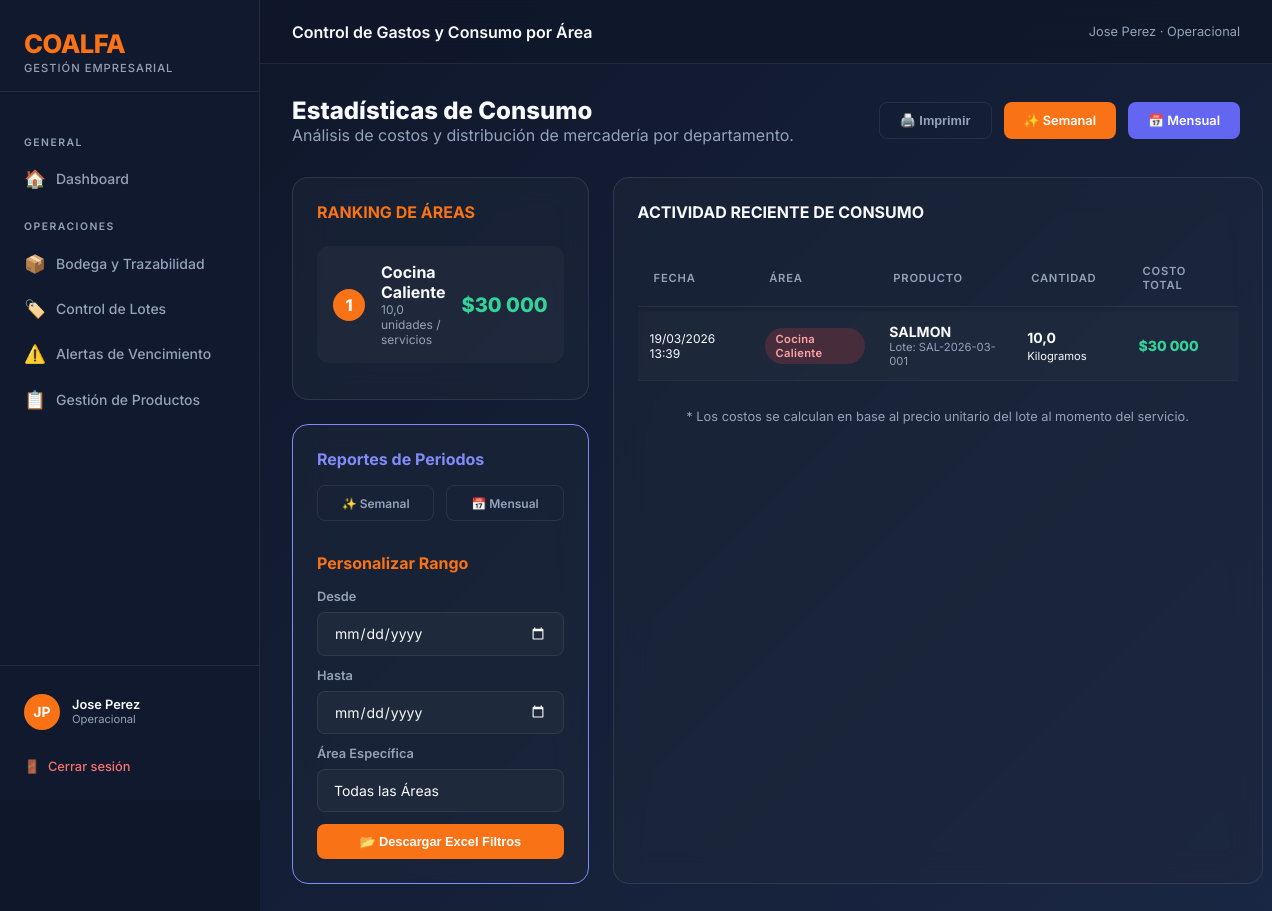
Page /inventario/consumo/ (signed in) on the earlier database version.
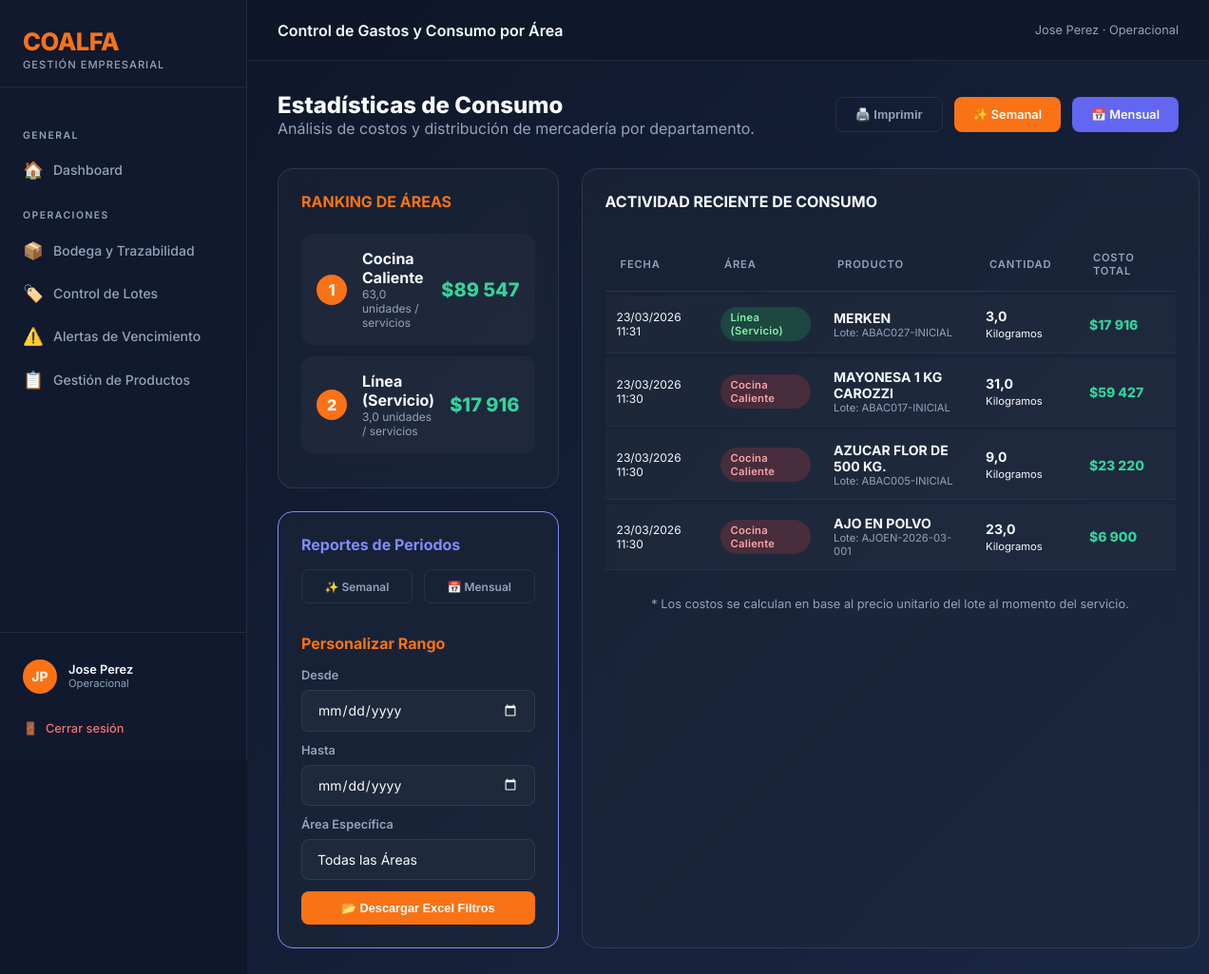
Same page on the later database version.
### inventario/models.py (models this page shows, shortened)
class RegistroServicio(models.Model):
    lote = models.ForeignKey(Lote, on_delete=models.CASCADE, related_name="servicios")
    cantidad_servida = models.FloatField()
    area = models.CharField(max_length=30, choices=Lote.UBICACION_CHOICES, default="LINEA")
    costo_total = models.FloatField(default=0, help_text="Costo calculado (cantidad * precio_unitario del lote)")
    responsable = models.CharField(max_length=100, blank=True)
    fecha = models.DateTimeField(auto_now_add=True)
    observaciones = models.TextField(blank=True)
    class Meta:
        verbose_name = "Registro de Servicio"
        verbose_name_plural = "Registros de Servicio"
        ordering = ["-fecha"]

class Lote(models.Model):
    UBICACION_CHOICES = [
        ("BODEGA", "Bodega"),
        ("COCINA_FRIA", "Cocina Fría"),
        ("COCINA_CALIENTE", "Cocina Caliente"),
        ("REPOSTERIA", "Repostería"),
        ("PANADERIA", "Panadería"),
        ("COLACION", "Colación"),
        ("LINEA", "Línea (Servicio)"),
        ("OTRO", "Otro"),
    ]
    ESTADO_CHOICES = [
        ("ACTIVO", "Activo"),
        ("CONSUMIDO", "Consumido"),
        ("VENCIDO", "Vencido"),
        ("DESCARTADO", "Descartado"),
    ]
    PROCESO_CHOICES = [
        ("RECEPCION", "Recepción de Bodega"),
        ("MARINADO", "Marinado"),
        ("PORCIONADO", "Porcionado"),
        ("COCCION", "Cocción"),
        ("PREPARACION", "Preparación / Mezcla"),
        ("HORNEADO", "Horneado"),
        ("ENFRIADO", "Enfriado"),
        ("OTRO", "Otro"),
    ]
    producto = models.ForeignKey(Producto, on_delete=models.PROTECT, related_name="lotes")
    proveedor = models.ForeignKey(
        Proveedor, on_delete=models.SET_NULL, null=True, blank=True, related_name="lotes"
    )
    numero_lote = models.CharField(max_length=60, unique=True, blank=True)
    numero_lote_proveedor = models.CharField(
        max_length=80, blank=True, verbose_name="Lote del Proveedor"
    )
    numero_guia = models.CharField(
        max_length=80, blank=True, verbose_name="Nº Guía / Factura"
    )
    cantidad = models.FloatField()
    precio_unitario = models.FloatField(default=0, help_text="Costo por unidad de medida")
    fecha_recepcion = models.DateField()
    fecha_vencimiento = models.DateField()
    temperatura_recepcion = models.FloatField(
        null=True, blank=True, verbose_name="Temperatura recepción (°C)"
    )
    proceso = models.CharField(
        max_length=20,
        choices=PROCESO_CHOICES,
        default="RECEPCION",
        verbose_name="Proceso de origen",
    )
    lotes_padres = models.ManyToManyField(
        "self",
        symmetrical=False,
        blank=True,
        related_name="lotes_hijos",
        verbose_name="Lotes de origen (insumos)",
    )
    ubicacion_actual = models.CharField(
        max_length=30, choices=UBICACION_CHOICES, default="BODEGA"
    )
    ubicacion_detalle = models.CharField(
        max_length=100, blank=True, help_text="Ej: Pasillo 2, Estante B"
    )
    estado = models.CharField(
        max_length=12, choices=ESTADO_CHOICES, default="ACTIVO", db_index=True
    )
    responsable_registro = models.CharField(
        max_length=100, blank=True, verbose_name="Responsable de registro"
    )
    observaciones = models.TextField(blank=True)
    fecha_registro = models.DateTimeField(auto_now_add=True)
    class Meta:
        verbose_name = "Lote"
        verbose_name_plural = "Lotes"
        ordering = ["fecha_vencimiento"]

class Producto(models.Model):
    UNIDAD_CHOICES = [
        ("KG", "Kilogramos"),
        ("G", "Gramos"),
        ("L", "Litros"),
        ("ML", "Mililitros"),
        ("UN", "Unidades"),
        ("CAJA", "Cajas"),
    ]
    CATEGORIA_CHOICES = [
        ("ABARROTES", "Abarrotes"),
        ("CARNES", "Carnes y Aves"),
        ("PESCADOS", "Pescados y Mariscos"),
        ("LACTEOS", "Lácteos y Huevos"),
        ("FRUTAS", "Frutas y Verduras"),
        ("CONGELADOS", "Congelados"),
        ("BEBIDAS", "Bebidas"),
        ("LIMPIEZA", "Aseo y Limpieza"),
        ("VESTUARIO", "Vestuario / Ropa"),
        ("EPP", "Elementos de Protección Personal"),
        ("OTRO", "Otros"),
    ]
    nombre = models.CharField(max_length=150)
    talla = models.CharField(max_length=50, blank=True)
    descripcion = models.TextField(blank=True)
    categoria = models.CharField(max_length=20, choices=CATEGORIA_CHOICES, default="OTRO")
    unidad_medida = models.CharField(max_length=5, choices=UNIDAD_CHOICES, default="KG")
    stock_minimo = models.FloatField(default=0, help_text="Alerta cuando el stock total baje de este valor")
    temperatura_min = models.FloatField(null=True, blank=True, help_text="°C (opcional)")
    temperatura_max = models.FloatField(null=True, blank=True, help_text="°C (opcional)")
    class Meta:
        verbose_name = "Producto"
        verbose_name_plural = "Productos"
        ordering = ["nombre"]
        unique_together = ["nombre", "talla"]

### inventario/views.py (the view)
# urls.py: path("consumo/", views.resumen_consumo, name="inventario_resumen_consumo"),
@operacional_required
def resumen_consumo(request):
    ranking = RegistroServicio.objects.values('area').annotate(
        total_gastado=Sum('costo_total'),
        total_productos=Sum('cantidad_servida')
    ).order_by('-total_gastado')
    ubicaciones_dict = dict(Lote.UBICACION_CHOICES)
    for r in ranking:
        r['area_label'] = ubicaciones_dict.get(r['area'], r['area'])
    ultimos_consumos = RegistroServicio.objects.select_related('lote', 'lote__producto').order_by('-fecha')[:20]
    return render(request, "inventario/resumen_consumo.html", {
        "ranking": ranking,
        "ultimos_consumos": ultimos_consumos,
        "ubicaciones": Lote.UBICACION_CHOICES,
    })

### coalfa/context_processors.py (called while the page is built)
def solicitudes_pendientes(request):
    if request.user.is_authenticated and getattr(request.user, 'rol', None) == 'ADMIN':
        count = Usuario.objects.filter(solicitud_pendiente=True).count()
        return {'solicitudes_count': count}
    return {}

### coalfa/models.py (called while the page is built)
    def get_full_name(self):
        return f"{self.nombre} {self.apellido}"

### inventario/templates/inventario/resumen_consumo.html (shortened to what the changed rows need)
{% extends 'base.html' %}
{% load humanize %}
{% block content %}
<div style="display: flex; justify-content: space-between; align-items: center; margin-bottom: 2rem;">
    <div>
        <h2 style="font-size: 1.5rem; font-weight: 800;">Estadísticas de Consumo</h2>
    </div>
</div>
<div style="display: grid; grid-template-columns: 1fr 2fr; gap: 1.5rem;">
    <div>
        <div class="glass-card">
            {% for r in ranking %}
            <div class="rank-item">
                <div class="rank-number">{{ forloop.counter }}</div>
                <div class="rank-details">
                    <div style="font-weight: 700;">{{ r.area_label }}</div>
                    <div style="font-size: 0.75rem; color: var(--text-muted);">{{ r.total_productos|floatformat:1 }} unidades / servicios</div>
                </div>
                <div class="rank-value">${{ r.total_gastado|floatformat:0|intcomma }}</div>
            </div>
            {% empty %}
            <p style="color: var(--text-muted);">No hay datos de consumo registrados.</p>
            {% endfor %}
        </div>
    </div>
    <div class="glass-card">
        <table class="table-enterprise">
            <thead>
                <tr style="color: var(--text-muted); font-size: 0.7rem; text-transform: uppercase;">
                    <th>Fecha</th>
                    <th>Área</th>
                    <th>Producto</th>
                    <th>Cantidad</th>
                    <th>Costo Total</th>
                </tr>
            </thead>
            <tbody>
                {% for c in ultimos_consumos %}
                <tr>
                    <td style="font-size: 0.75rem;">{{ c.fecha|date:"d/m/Y H:i" }}</td>
                    <td><span class="badge badge-{{ c.area|lower }}">{{ c.get_area_display }}</span></td>
                    <td>
                        <div style="font-weight: 700;">{{ c.lote.producto.nombre }}</div>
                        <div style="font-size: 0.7rem; color: var(--text-muted);">Lote: {{ c.lote.numero_lote }}</div>
                    </td>
                    <td style="font-weight: 700;">{{ c.cantidad_servida }} <span style="font-weight: 400; font-size: 0.7rem;">{{ c.lote.producto.get_unidad_medida_display }}</span></td>
                    <td style="color: var(--success); font-weight: 800;">${{ c.costo_total|floatformat:0|intcomma }}</td>
                </tr>
                {% empty %}
                <tr><td colspan="5" style="text-align:center; padding: 2rem;">No hay registros recientes.</td></tr>
                {% endfor %}
            </tbody>
        </table>
    </div>
</div>
{% endblock %}

Differences in the rows shown:
removed RegistroServicio: fecha "19/03/2026 13:39", area "Cocina Caliente", lote.producto.nombre "SALMON", lote.numero_lote "SAL-2026-03-001", cantidad_servida "10,0", lote.producto.unidad_medida "Kilogramos", costo_total "30 000"
added RegistroServicio: fecha "23/03/2026 11:31", area "Línea (Servicio)", lote.producto.nombre "MERKEN", lote.numero_lote "ABAC027-INICIAL", cantidad_servida "3,0", lote.producto.unidad_medida "Kilogramos", costo_total "17 916"
added RegistroServicio: fecha "23/03/2026 11:30", area "Cocina Caliente", lote.producto.nombre "MAYONESA 1 KG CAROZZI", lote.numero_lote "ABAC017-INICIAL", cantidad_servida "31,0", lote.producto.unidad_medida "Kilogramos", costo_total "59 427"
added RegistroServicio: fecha "23/03/2026 11:30", area "Cocina Caliente", lote.producto.nombre "AZUCAR FLOR DE 500 KG.", lote.numero_lote "ABAC005-INICIAL", cantidad_servida "9,0", lote.producto.unidad_medida "Kilogramos", costo_total "23 220"
added RegistroServicio: fecha "23/03/2026 11:30", area "Cocina Caliente", lote.producto.nombre "AJO EN POLVO", lote.numero_lote "AJOEN-2026-03-001", cantidad_servida "23,0", lote.producto.unidad_medida "Kilogramos", costo_total "6 900"
Other differences:
new list line: "1 Cocina Caliente 63,0 unidades / servicios $ 89 547"
new list line: "2 Línea (Servicio) 3,0 unidades / servicios $ 17 916"
list line gone: "1 Cocina Caliente 10,0 unidades / servicios $ 30 000"
